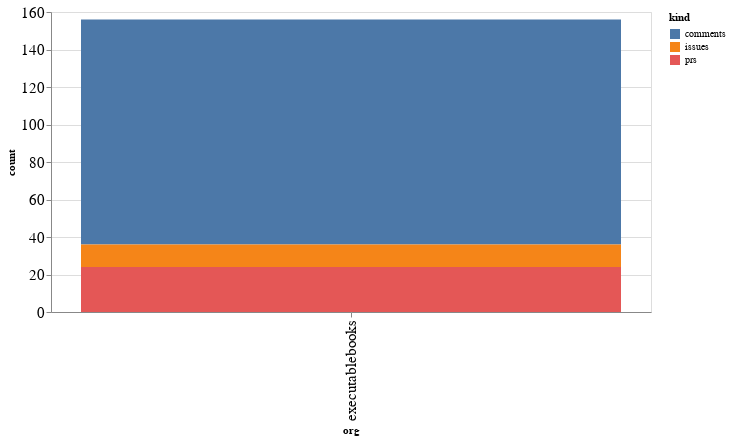

The notebook cell this image was saved under:
### Code cell
alt.Chart(org_summaries, width=600).mark_bar().encode(
    x='org',
    y='count',
    color='kind',
    tooltip="org"
)

### Figure 1 — Vega-Lite specification as saved in the notebook (floating-point values rounded to 4 significant figures)
{"config": {"axisLeft": {"labelFontSize": 15}, "axisBottom": {"labelFontSize": 15}}, "data": {"name": "data-cf53d01a847530d947cc655ea74416c5"}, "mark": "bar", "encoding": {"color": {"type": "nominal", "field": "kind"}, "tooltip": {"type": "nominal", "field": "org"}, "x": {"type": "nominal", "field": "org"}, "y": {"type": "quantitative", "field": "count"}}, "width": 600, "$schema": "https://vega.github.io/schema/vega-lite/v4.8.1.json", "datasets": {"data-cf53d01a847530d947cc655ea74416c5": [{"org": "executablebooks", "kind": "comments", "count": 120}, {"org": "executablebooks", "kind": "issues", "count": 12}, {"org": "executablebooks", "kind": "prs", "count": 24}]}}
